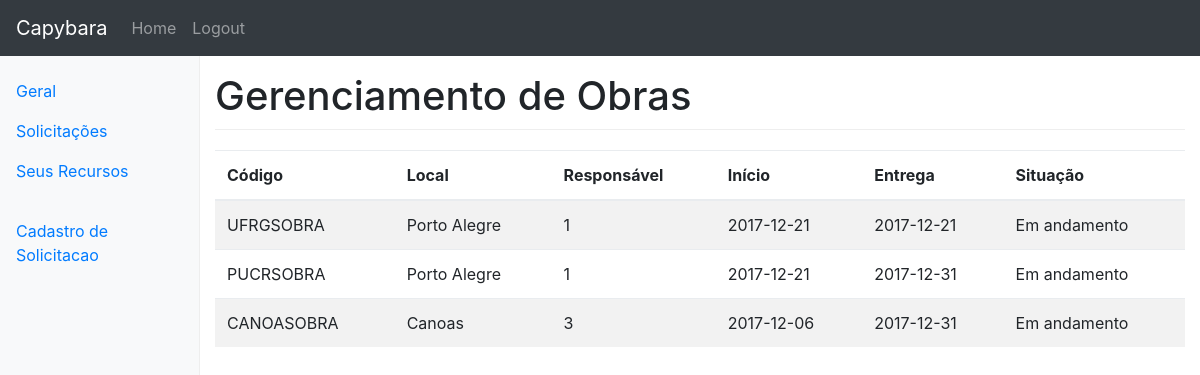
The app's page /obras.php (signed in) with its own data.
### tables this page shows
CREATE TABLE `obras` (
  `id` int(11) NOT NULL,
  `codigo` varchar(128) NOT NULL,
  `local` varchar(128) NOT NULL,
  `id_usuario` int(11) NOT NULL,
  `data_inicio` date NOT NULL,
  `data_entrega` date NOT NULL,
  `status` int(11) NOT NULL
);

### obras.php (called while the page is built, shortened)
<?php
$obras = new Obra();
$obras = $obras->listar();
include 'templates/obras.php';

### talvez/class/Database.php (called while the page is built, shortened)
<?php
class Database {
	protected static $pdo = null;
   	public static function instance() {
        if (!isset(self::$pdo)) {
        	self::$pdo = new PDO('mysql:host=localhost; dbname=construtora;', 'root', 'vicentao', array(
  PDO::ATTR_ERRMODE => PDO::ERRMODE_EXCEPTION
));
		}
        return self::$pdo;
    }
}

### talvez/class/Obra.php (called while the page is built, shortened)
<?php
class Obra {
	private $db;
	public function __construct() {
		$this->db = Database::instance();
	}
	public function listar($id_usuario=null) {
		if ($id_usuario != null) {
			$query = $this->db->prepare('SELECT * FROM obras WHERE id_usuario = ?');
			$query->execute(array($id_usuario));
		} else {
			$query = $this->db->query('SELECT * FROM obras');
		}
		$data = $query->fetchAll();
		return $data;
	}
}

### templates/obras.php (the view, shortened to what this page needs)
<!doctype html>
<html lang="en">
  <head>
    <link href="assets/css/bootstrap.min.css" rel="stylesheet">
    <link href="assets/css/dashboard.css" rel="stylesheet">
  </head>
  <body>
    <?php include "templates/header.php" ?>
    <div class="container-fluid">
      <div class="row">
        <?php include "templates/menu.php" ?>
        <main role="main" class="col-sm-9 ml-sm-auto col-md-10 pt-3">
          <h1>Gerenciamento de Obras</h1>
          <div class="table-responsive">
            <table class="table table-striped">
              <thead>
                <tr>
                  <th>Código</th>
                  <th>Local</th>
                  <th>Responsável</th>
                  <th>Início</th>
                  <th>Entrega</th>
                  <th>Situação</th>
                </tr>
              </thead>
              <tbody>
              <?php
              foreach ($obras as $obra) {
                  if ($obra['status'] == 1) {
                  	  $status = 'Em andamento';
                  } else {
                      $status = 'Baixa';
                  }
                  echo "<tr>";
                  echo '<td>'.$obra['codigo'].'</td>';
                  echo '<td>'.$obra['local'].'</td>';
                  echo '<td>'.$obra['id_usuario'].'</td>';
                  echo '<td>'.$obra['data_inicio'].'</td>';
                  echo '<td>'.$obra['data_entrega'].'</td>';
                  echo '<td>'.$status.'</td>';
                  echo "</tr>";
              }
              ?>
              </tbody>
            </table>
          </div>
        </main>
      </div>
    </div>
  </body>
</html>

### talvez/assets/css/dashboard.css (style rules this page uses)
body { padding-top: 3.5rem; }
h1 { padding-bottom: 9px; margin-bottom: 20px; border-bottom: 1px solid #eee; }

### records on screen
obras: codigo "UFRGSOBRA", local "Porto Alegre", id_usuario "1", data_inicio "2017-12-21", data_entrega "2017-12-21", status "Em andamento"
obras: codigo "PUCRSOBRA", local "Porto Alegre", id_usuario "1", data_inicio "2017-12-21", data_entrega "2017-12-31", status "Em andamento"
obras: codigo "CANOASOBRA", local "Canoas", id_usuario "3", data_inicio "2017-12-06", data_entrega "2017-12-31", status "Em andamento"
